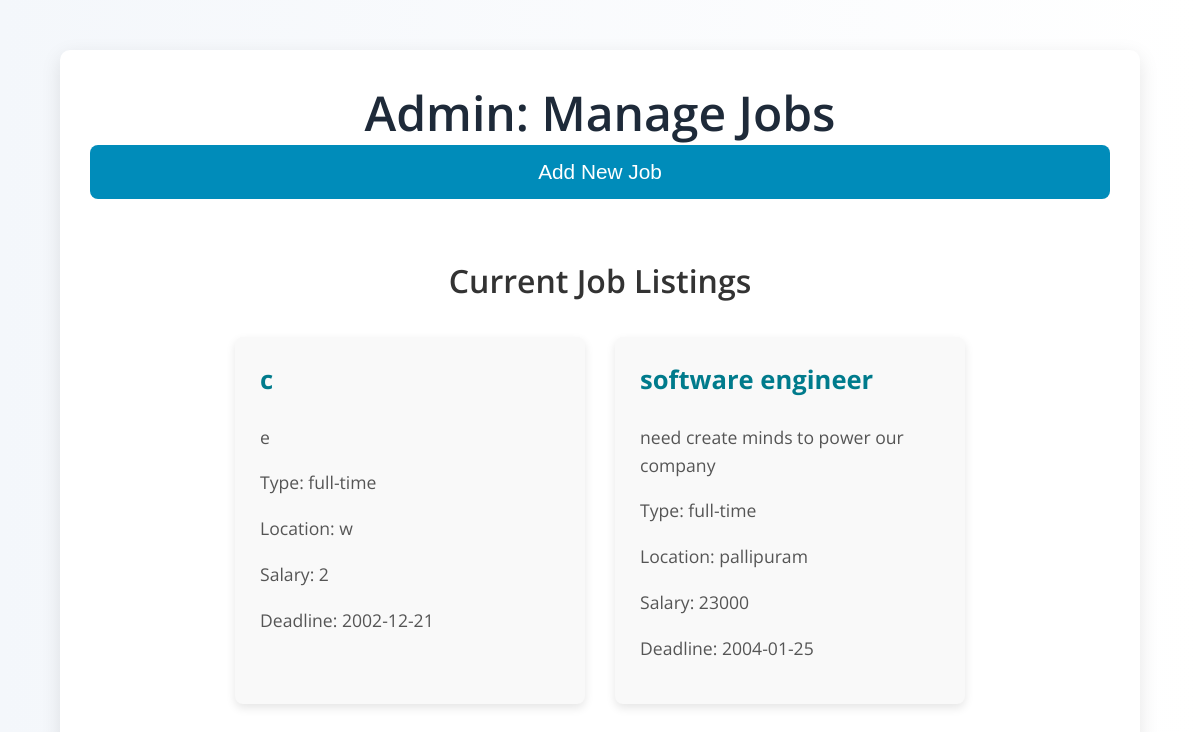
Page /admin/adminmn (signed in) on the committed database.
### models.py (models this page shows, shortened)
class Job(db.Model):
    __tablename__ = 'jobs'
    id = db.Column(db.Integer, primary_key=True)
    title = db.Column(db.String(100), nullable=False)
    description = db.Column(db.Text, nullable=False)
    job_type = db.Column(db.String(20), nullable=False)  # full-time, part-time, contract
    location = db.Column(db.String(100), nullable=False)
    salary = db.Column(db.String(50), nullable=False)
    deadline = db.Column(db.Date, nullable=False)
    created_at = db.Column(db.DateTime, default=datetime.utcnow)
    created_by = db.Column(db.Integer, db.ForeignKey('users.id'), nullable=False)
    user = db.relationship('User', backref=db.backref('jobs', lazy=True))

### admin_routes.py (the view, shortened to what this page needs)
@admin_blueprint.route('/adminmn', methods=['GET', 'POST'])
def manage_jobs():
    from app import db
    from models import Job
    if 'user_id' not in session or session.get('role') != 'admin':
        return redirect(url_for('auth.login'))  # Ensure only admins can access
    jobs = Job.query.all()
    return render_template('adminmn.html', jobs=jobs)

### templates/adminmn.html (shortened to what this page needs)
<!DOCTYPE html>
<html lang="en">
<head>
    <link rel="stylesheet" href="{{url_for('static', filename='/css/adminmn.css')}}">
</head>
<body>
    <div class="container">
        <div class="header">
            <h1>Admin: Manage Jobs</h1>
            <button class="show-form-button" onclick="toggleForm()">Add New Job</button>
            <div class="job-list-container">
                <h2>Current Job Listings</h2>
                <ul id="jobList" class="job-list">
                    {% for job in jobs %}
                        <li>
                            <h3>{{ job.title }}</h3>
                            <p>{{ job.description }}</p>
                            <p>Type: {{ job.job_type }}</p>
                            <p>Location: {{ job.location }}</p>
                            <p>Salary: {{ job.salary }}</p>
                            <p>Deadline: {{ job.deadline }}</p>
                        </li>
                    {% endfor %}
                </ul>
            </div>
</body>
</html>

### static/css/adminmn.css (style rules this page uses)
body { font-family: 'Open Sans', sans-serif; margin: 0; padding: 0; background: linear-gradient(to right, #f4f7fb, #ffffff); }
.container { width: 85%; margin: 0 auto; padding: 30px; background-color: #ffffff; box-shadow: 0 6px 20px rgba(0, 0, 0, 0.1); border-radius: 10px; margin-top: 50px; }
.header { text-align: center; margin-bottom: 30px; }
.header h1 { font-size: 3em; color: #1E2A39; margin: 0; font-weight: 600; }
.show-form-button { padding: 15px 25px; background-color: #008CBA; color: white; font-size: 1.3em; border: none; border-radius: 8px; cursor: pointer; margin-bottom: 20px; transition: background-color 0.3s; width: 100%; text-align: center; }
button { padding: 15px 25px; background-color: #4CAF50; color: white; font-size: 1.2em; border: none; border-radius: 8px; cursor: pointer; transition: background-color 0.3s; width: 100%; }
.job-list-container { margin-top: 40px; text-align: center; }
.job-list-container h2 { margin-bottom: 20px; font-size: 2em; color: #333; font-weight: 600; }
.job-list { list-style: none; padding: 0; display: flex; flex-wrap: wrap; justify-content: center; }
.job-list li { background-color: #f9f9f9; padding: 25px; margin: 15px; border-radius: 8px; box-shadow: 0 4px 10px rgba(0, 0, 0, 0.1); width: 300px; text-align: left; transition: transform 0.3s ease, box-shadow 0.3s ease; }
.job-list li h3 { margin-top: 0; font-size: 1.6em; color: #007B8C; font-weight: bold; }
.job-list li p { color: #555; font-size: 1.1em; line-height: 1.6; }

### rows in the picture
Job: title "c", description "e", job_type "full-time", location "w", salary "2", deadline "2002-12-21"
Job: title "software engineer", description "need create minds to power our company", job_type "full-time", location "pallipuram", salary "23000", deadline "2004-01-25"
